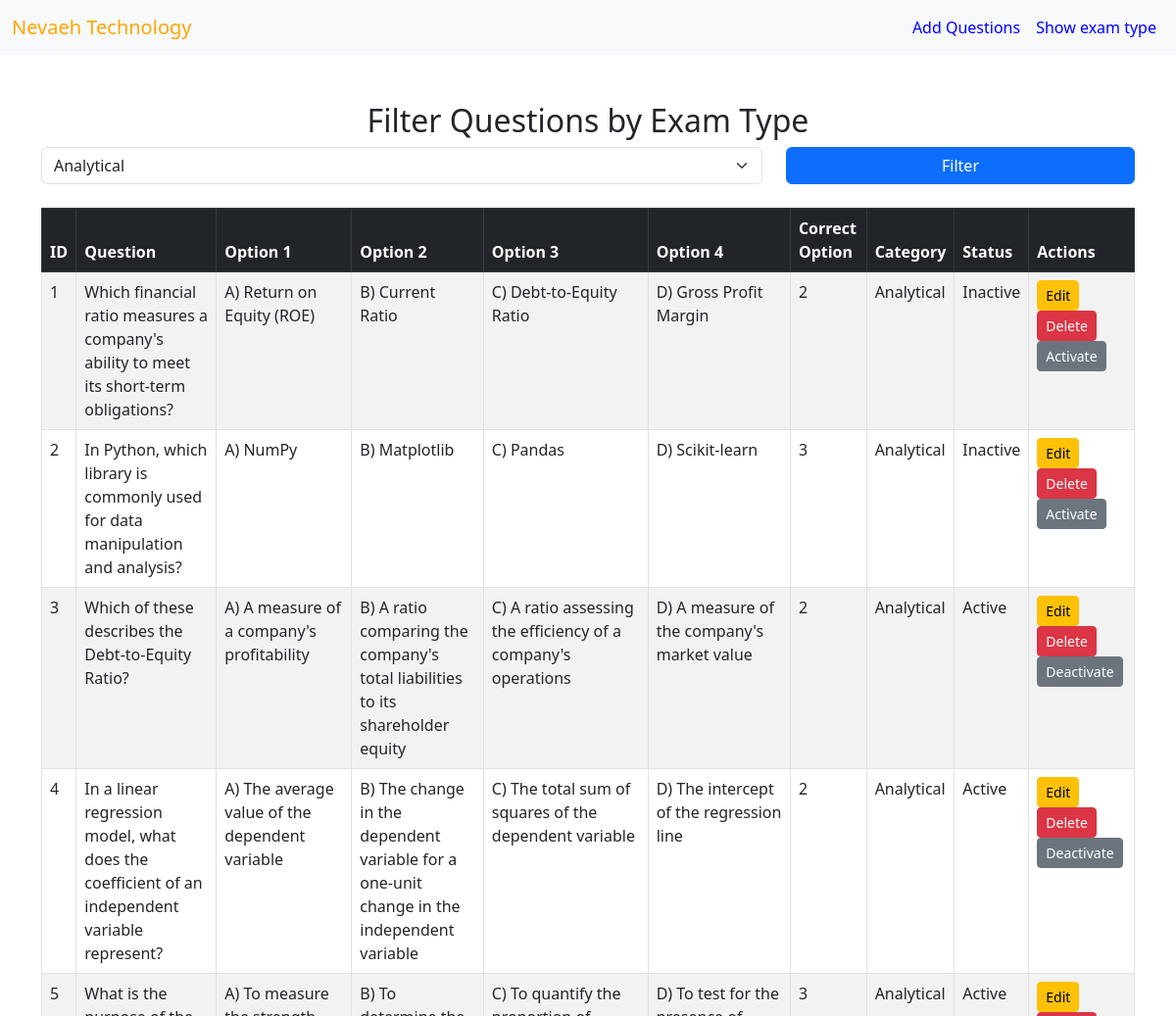
The page /Show_question.php?exam_type=Analytical (upper part) on the database as committed earlier.
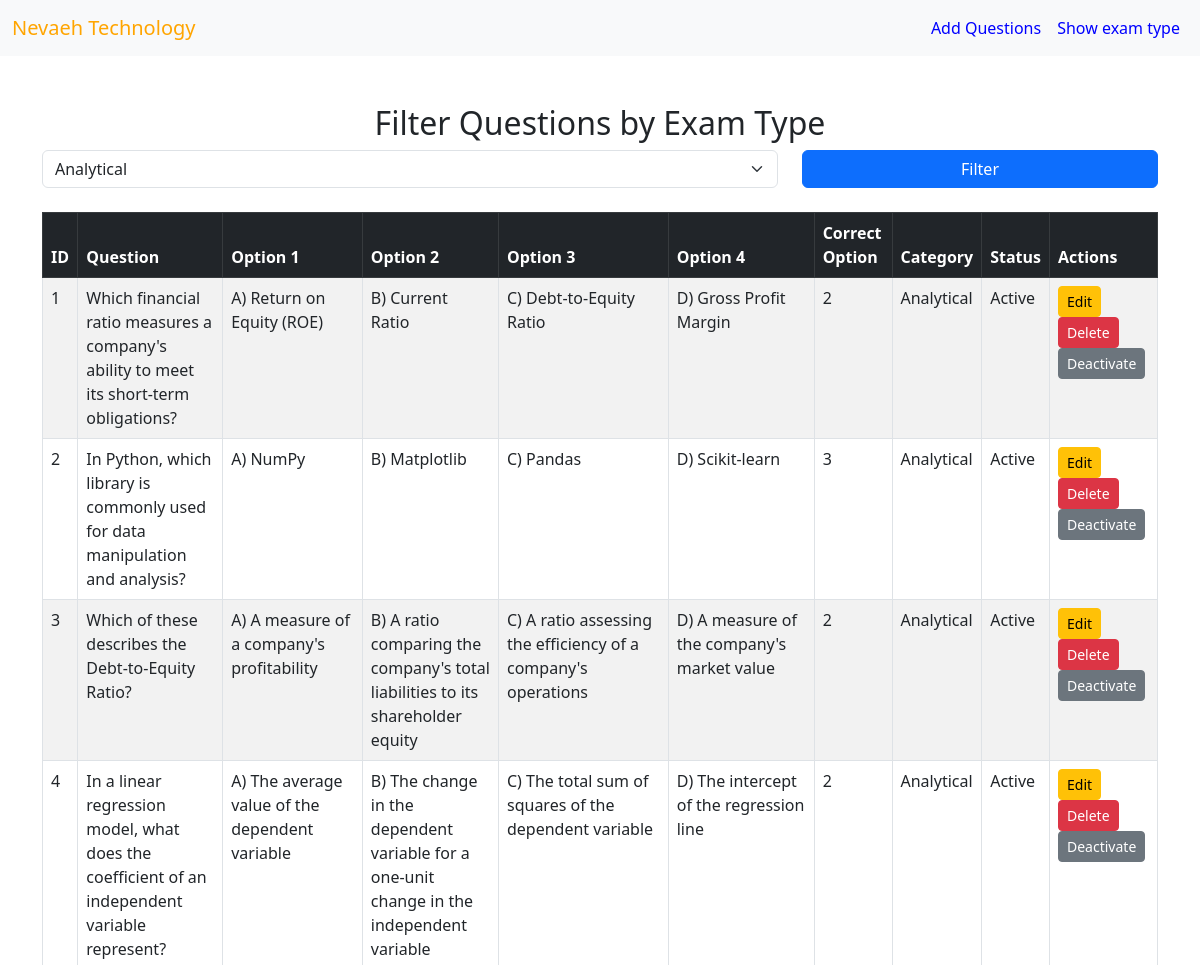
The same page on the database as committed later.
### tables this page shows
CREATE TABLE `questions` (
  `id` int(11) NOT NULL,
  `exam_type` text DEFAULT NULL,
  `question` text DEFAULT NULL,
  `option1` varchar(255) DEFAULT NULL,
  `option2` varchar(255) DEFAULT NULL,
  `option3` varchar(255) DEFAULT NULL,
  `option4` varchar(255) DEFAULT NULL,
  `correct_option` int(11) DEFAULT NULL,
  `level` int(2) NOT NULL,
  `status` int(6) NOT NULL DEFAULT 1
);

### Show_question.php (the view, shortened to what this page needs)
<?php
include 'conn.php';
$selected_exam_type = isset($_GET['exam_type']) ? $conn->real_escape_string($_GET['exam_type']) : '';
$query = "SELECT * FROM questions";
if (!empty($selected_exam_type)) {
    $query .= " WHERE exam_type='$selected_exam_type'";
}
$questions = $conn->query($query);
$exam_types = $conn->query("SELECT * FROM exam_type_menu WHERE status=1");
?>
<!DOCTYPE html>
<html>
<head>
    <link rel="stylesheet" href="https://cdnjs.cloudflare.com/ajax/libs/bootstrap/5.3.0/css/bootstrap.min.css">
</head>
<body>
<nav class="navbar navbar-expand-lg navbar-light bg-light">
    <div class="container-fluid">
        <a class="navbar-brand" style="color: orange;" href="#">Nevaeh Technology</a>
        <div class="collapse navbar-collapse" id="navbarNav">
            <ul class="navbar-nav ms-auto">
                <li class="nav-item">
                    <a class="nav-link" style="color: blue;" href="add_question.php">Add Questions</a>
                </li>
                <li class="nav-item">
                    <a class="nav-link" style="color: blue;" href="show_exam_type.php">Show exam type</a>
                </li>
            </ul>
        </div>
    </div>
</nav>
<div class="container mt-5">
    <h2 class="text-center">Filter Questions by Exam Type</h2>
    <form method="GET" class="mb-4">
        <div class="row">
            <div class="col-md-8">
                <select name="exam_type" class="form-select" onchange="this.form.submit()">
                    <?php while ($row = $exam_types->fetch_assoc()) { ?>
                        <option value="<?php echo htmlspecialchars($row['exam_type']); ?>"
                            <?php if ($selected_exam_type === $row['exam_type']) echo 'selected'; ?>>
                            <?php echo htmlspecialchars($row['exam_type']); ?>
                        </option>
                    <?php } ?>
                </select>
            </div>
            <div class="col-md-4">
                <button type="submit" class="btn btn-primary w-100">Filter</button>
            </div>
        </div>
    </form>
    <table class="table table-bordered table-striped">
        <thead class="table-dark">
            <tr>
                <th>ID</th>
                <th>Question</th>
                <th>Option 1</th>
                <th>Option 2</th>
                <th>Option 3</th>
                <th>Option 4</th>
                <th>Correct Option</th>
                <th>Category</th>
                <th>Status</th>
                <th>Actions</th>
            </tr>
        </thead>
        <tbody>
            <?php
            if ($questions->num_rows > 0) {
                while ($row = $questions->fetch_assoc()) { ?>
                    <tr>
                        <td><?php echo $row['id']; ?></td>
                        <td><?php echo htmlspecialchars($row['question']); ?></td>
                        <td><?php echo htmlspecialchars($row['option1']); ?></td>
                        <td><?php echo htmlspecialchars($row['option2']); ?></td>
                        <td><?php echo htmlspecialchars($row['option3']); ?></td>
                        <td><?php echo htmlspecialchars($row['option4']); ?></td>
                        <td><?php echo htmlspecialchars($row['correct_option']); ?></td>
                        <td><?php echo htmlspecialchars($row['exam_type']); ?></td>
                        <td><?php echo $row['status'] == 1 ? 'Active' : 'Inactive'; ?></td>
                        <td>
                            <a href="edit_question.php?id=<?php echo $row['id']; ?>" class="btn btn-warning btn-sm">Edit</a>
                            <a href="?delete_id=<?php echo $row['id']; ?>" class="btn btn-danger btn-sm" onclick="return confirm('Are you sure?')">Delete</a>
                            <a href="?toggle_id=<?php echo $row['id']; ?>" class="btn btn-secondary btn-sm">
                                <?php echo $row['status'] == 1 ? 'Deactivate' : 'Activate'; ?>
                            </a>
                        </td>
                    </tr>
                <?php }
            } else { ?>
                <tr>
                    <td colspan="10" class="text-center">No questions found for the selected exam type</td>
                </tr>
            <?php } ?>
        </tbody>
    </table>
</div>
</body>
</html>

Rows that differ between the two databases and show on the page:
no longer on this page (row unchanged): questions: id "5", correct_option "3", exam_type "Analytical", status "Active"
changed questions "A) Return on Equity (ROE)": status "Inactive Activate" → "Active Deactivate"
changed questions "In Python, which library is commonly used for data manipulation and analysis?": status "Inactive Activate" → "Active Deactivate"
